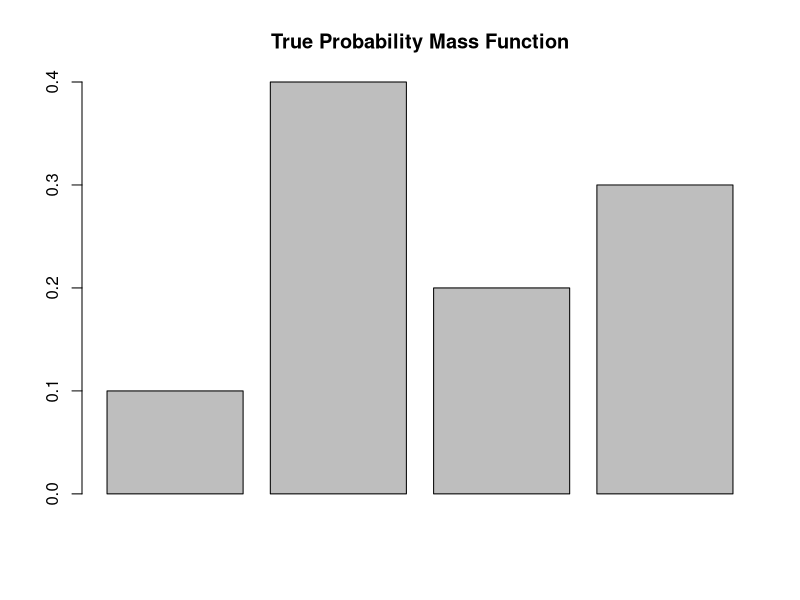

Here is the R script that generated this plot:
## ---- chunk 1
knitr::opts_chunk$set(echo = TRUE)
## ---- chunk 2
#let's consider a multinomial distribution 

discrete.inv.transform.sample <- function(p.vec){
  U <- runif(1) 
  # print(U)
  if(U <= p.vec[1]){
    return (1)
  }
  for(state in 2:length(p.vec)){
    if(sum(p.vec[1:(state-1)]) < U && U <= sum(p.vec[1:state])){
      return(state)
    }
  }
}
## ---- chunk 3
num.samples <- 1000 
p.vec <- c(0.1, 0.4, 0.2, 0.3) 
samples <- numeric(num.samples) 
for(i in seq_len(num.samples)){
  samples[i] <- discrete.inv.transform.sample(p.vec)
}
barplot(p.vec, main = "True Probability Mass Function")
